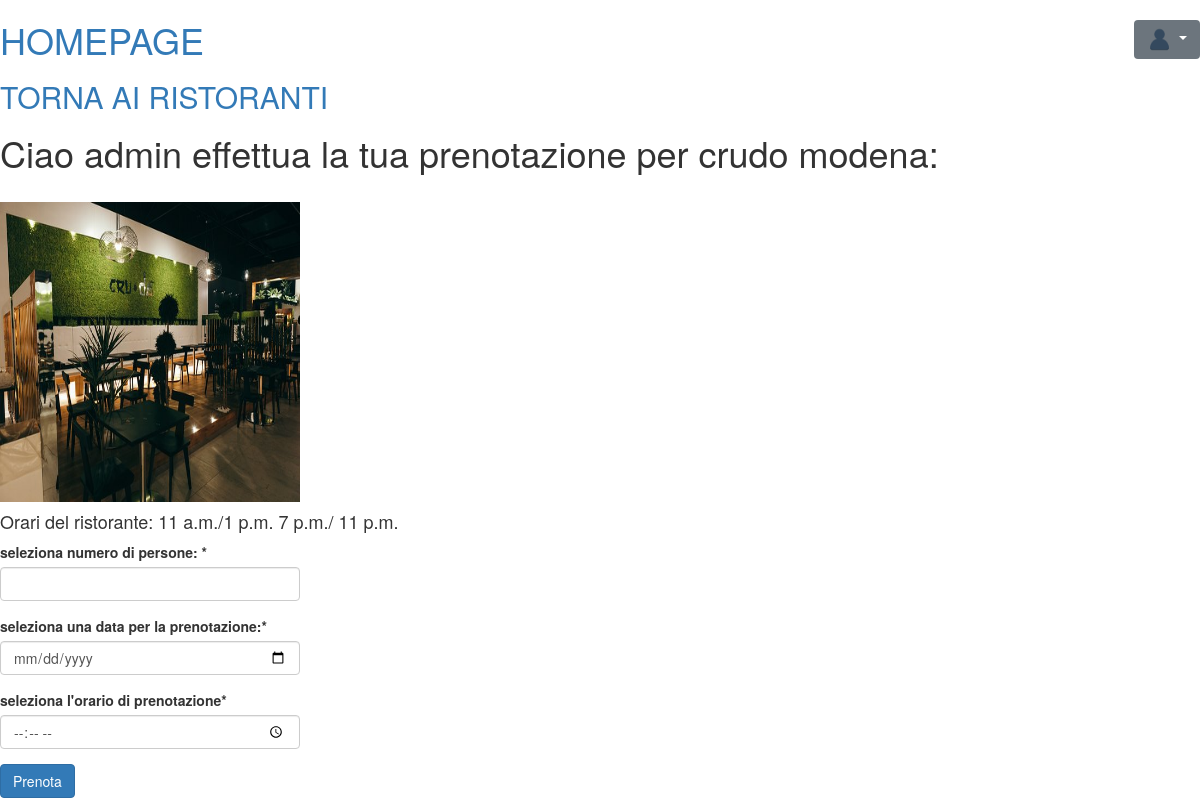
/book/results/13 (signed in), run on the app's committed database.
### book/models.py (models this page shows, shortened)
class CustomUser(AbstractUser):
    is_customer = models.BooleanField(default=False)
    is_owner = models.BooleanField(default=False)

class Restaurant(models.Model):
    total_seats = models.IntegerField(default=10)
    owner = models.ForeignKey(CustomUser, on_delete=models.CASCADE)
    city = models.CharField(max_length=255)
    restaurant_name = models.CharField(max_length=255)
    image = models.ImageField(upload_to='owners_photos')
    start_lunch = models.TimeField()
    address = models.CharField(max_length=255, null=True)
    waiting_list = models.ManyToManyField(CustomUser, related_name="waiting_restaurants", blank=True)
    end_lunch = models.TimeField()
    start_dinner = models.TimeField(null=True)
    end_dinner = models.TimeField(null=True)
    tags = models.ManyToManyField(Tag, related_name='restaurants', blank=True)

### book/views.py (the view)
# urls.py: path('results/<int:oid>', reservation, name='reservation'),
@login_required
def reservation(response, oid):
    if response.method == 'POST':
        restaurant = Restaurant.objects.get(id=oid)
        form = ReservationForm(response.POST)
        if form.is_valid():
            city = restaurant.city
            date = form.cleaned_data['res_date']
            time = form.cleaned_data['res_time']
            res_datetime = datetime.combine(date, time)
            seats = form.cleaned_data['seats']
            d = check_reservation(response.user, restaurant, seats, res_datetime)
            if d['success']:
                Reservation.objects.create(customer=response.user.customer, restaurant=restaurant, seats=seats,
                                           res_datetime=res_datetime)
                message = (
                    f'{restaurant.restaurant_name} prenotazione effettuata da {response.user.username} per il giorno: '
                    f'{res_datetime}')
                create_notification(restaurant.owner, restaurant=restaurant, message=message)
                messages.success(response, d['message'])
            else:
                messages.error(response, d['message'])
                if "Non ci sono più posti disponibili" in d['message']:
                    form.fields['add_to_waiting_list'].widget = CheckboxInput()
                    add_to_waiting_list = form.cleaned_data.get("add_to_waiting_list")
                    if add_to_waiting_list:
                        if response.user.customer not in restaurant.waiting_list.all():
                            restaurant.waiting_list.add(response.user)
                            messages.success(response, "Sei stato aggiunto alla lista di attesa!")
                            return redirect('homepage')
                        else:
                            messages.error(response, "Sei già in lista di attesa per questo ristorante!")
                return render(response, 'reservation.html',
                              {'form': form, 'success': False, 'city': city, 'message': d['message'],
                               'restaurant': restaurant})
            return redirect('homepage')
        else:
            form = ReservationForm()
            return render(response, 'reservation.html', {
                'form': form, 'restaurant': restaurant, 'image': restaurant.image,
                'res_name': restaurant.restaurant_name, 'city': restaurant.city
            })
    else:
        form = ReservationForm()
        restaurant = Restaurant.objects.get(id=oid)
        return render(response, 'reservation.html', {
            'form': form, 'restaurant': restaurant, 'image': restaurant.image,
            'res_name': restaurant.restaurant_name, 'city': restaurant.city
        })

### book/forms.py
class ReservationForm(forms.Form):
    add_to_waiting_list = forms.BooleanField(required=False, label='Vuoi metterti in lista di attesa?', widget=forms.HiddenInput())
    seats = forms.IntegerField(
        label='seleziona numero di persone: '
    )
    res_date = forms.DateField(
        label='seleziona una data per la prenotazione:',
        widget=forms.DateInput(attrs={'type': 'date'})
    )
    res_time = forms.TimeField(
        label="seleziona l'orario di prenotazione",
        widget=forms.TimeInput(attrs={'type': 'time'})
    )
    def __init__(self, *args, **kwargs):
        super().__init__(*args, **kwargs)
        self.helper = FormHelper()
        self.helper.layout = Layout(
            Field('seats', style='max-width: 300px'),
            Field('res_date', style='max-width: 300px'),
            Field('res_time', style='max-width: 300px'),
            Field('add_to_waiting_list', style='margin-top: 5px;'),
            Submit('submit', 'Prenota')
        )

### book/templates/reservation.html (shortened to what this page needs)
{% extends 'base.html' %}
{% load crispy_forms_filters %}
{% load crispy_forms_tags %}
{% load static %}
{% block content %}
    <h1><a href="{% url 'homepage' %}">HOMEPAGE</a> </h1>
    <h2><a href="{% url 'book:results' destination=city %}">TORNA AI RISTORANTI</a> </h2>
    <h1>Ciao {{ user.username }} effettua la tua prenotazione per {{ restaurant.restaurant_name }}: </h1><br>
    <form method="post" enctype="multipart/form-data">
    <img src=" {{ restaurant.image.url }}" alt="Immagine struttura" height="300" width="300"/>
    <h4>Orari del ristorante: {{ restaurant.start_lunch }}/{{ restaurant.end_lunch }}   {{ restaurant.start_dinner }}/
    {{ restaurant.end_dinner }}</h4>
    {% crispy form %}
</form>
{% endblock %}

### data on the page
CustomUser: username "admin"
Restaurant: restaurant_name "crudo modena", start_lunch "11 a.m.", end_lunch "1 p.m.", start_dinner "7 p.m.", end_dinner "11 p.m."
